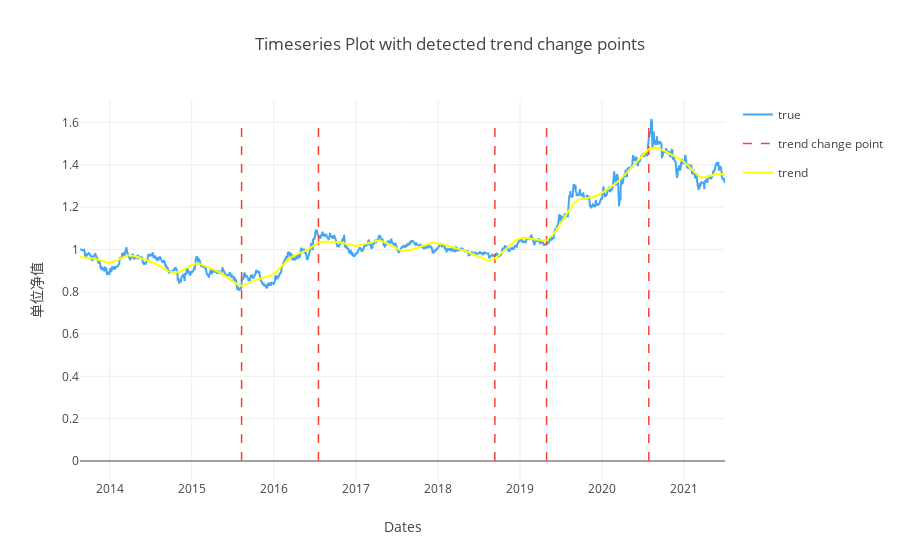

The cell this chart's notebook holds for it:
### Code cell
model = ChangepointDetector()
res = model.find_trend_changepoints(df,time_col='净值日期',value_col='单位净值',)
fig = model.plot(plot=False)  # plot = False returns a plotly figure object.
plotly.io.show(fig)

### Figure 1 — Plotly figure (JSON) as saved in the notebook; plotly's stock layout.template omitted (floating-point values rounded to 4 significant figures; data arrays with more than 128 entries replaced by an {"elided": "..."} marker saying what was removed)
{"data": [{"line": {"color": "#42A5F5"}, "mode": "lines", "name": "true", "opacity": 1, "type": "scatter", "uid": "fd808217-fd6d-43f8-a5eb-234c628c3a74", "x": {"elided": "1910 str values"}, "y": {"elided": "1910 float values"}}, {"legendgroup": "trend", "line": {"color": "#F44336", "dash": "dash", "width": 1.5}, "mode": "lines", "name": "trend change point", "opacity": 1, "showlegend": true, "type": "scatter", "uid": "e262d9bd-8658-4342-aaff-dc301cf0223e", "x": ["2015-08-11", "2015-08-11"], "y": [0, 1.616]}, {"legendgroup": "trend", "line": {"color": "#F44336", "dash": "dash", "width": 1.5}, "mode": "lines", "name": "trend change point", "opacity": 1, "showlegend": false, "type": "scatter", "uid": "7377226c-f334-4d4a-8e97-e1583e23d155", "x": ["2016-07-18", "2016-07-18"], "y": [0, 1.616]}, {"legendgroup": "trend", "line": {"color": "#F44336", "dash": "dash", "width": 1.5}, "mode": "lines", "name": "trend change point", "opacity": 1, "showlegend": false, "type": "scatter", "uid": "513dadde-97d5-4c1b-930b-315d8f4ed794", "x": ["2018-09-11", "2018-09-11"], "y": [0, 1.616]}, {"legendgroup": "trend", "line": {"color": "#F44336", "dash": "dash", "width": 1.5}, "mode": "lines", "name": "trend change point", "opacity": 1, "showlegend": false, "type": "scatter", "uid": "4e988878-cd37-491c-99e9-da327732884a", "x": ["2019-04-29", "2019-04-29"], "y": [0, 1.616]}, {"legendgroup": "trend", "line": {"color": "#F44336", "dash": "dash", "width": 1.5}, "mode": "lines", "name": "trend change point", "opacity": 1, "showlegend": false, "type": "scatter", "uid": "d4d5cac8-c1ba-4a63-be27-83bd4aeeeb4a", "x": ["2020-07-27", "2020-07-27"], "y": [0, 1.616]}, {"line": {"color": "#FFFF00", "width": 2}, "mode": "lines", "name": "trend", "opacity": 1, "showlegend": true, "type": "scatter", "uid": "2f3d5cb4-df02-412b-97aa-05a6f4e795ae", "x": {"elided": "1910 str values"}, "y": {"elided": "1910 float values"}}], "layout": {"autosize": true, "title": {"text": "Timeseries Plot with detected trend change points"}, "xaxis": {"autorange": true, "range": ["2013-08-22", "2021-07-01"], "title": {"text": "Dates"}, "type": "date"}, "yaxis": {"autorange": true, "range": [-0.08979, 1.706], "title": {"text": "单位净值"}, "type": "linear"}}}
